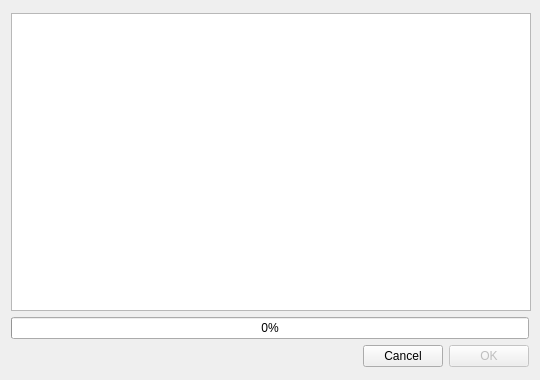
<?xml version="1.0" encoding="UTF-8"?>
<ui version="4.0">
 <class>createNewKeys</class>
 <widget class="QDialog" name="createNewKeys">
  <property name="geometry">
   <rect>
    <x>0</x>
    <y>0</y>
    <width>540</width>
    <height>380</height>
   </rect>
  </property>
  <property name="sizePolicy">
   <sizepolicy hsizetype="Fixed" vsizetype="Fixed">
    <horstretch>0</horstretch>
    <verstretch>0</verstretch>
   </sizepolicy>
  </property>
  <property name="minimumSize">
   <size>
    <width>540</width>
    <height>380</height>
   </size>
  </property>
  <property name="maximumSize">
   <size>
    <width>540</width>
    <height>380</height>
   </size>
  </property>
  <property name="windowTitle">
   <string>Dialog</string>
  </property>
  <layout class="QGridLayout" name="gridLayout_2">
   <item row="0" column="0">
    <layout class="QGridLayout" name="gridLayout">
     <item row="3" column="0">
      <widget class="QDialogButtonBox" name="buttonBox_2">
       <property name="sizePolicy">
        <sizepolicy hsizetype="Expanding" vsizetype="Fixed">
         <horstretch>0</horstretch>
         <verstretch>0</verstretch>
        </sizepolicy>
       </property>
       <property name="standardButtons">
        <set>QDialogButtonBox::Cancel</set>
       </property>
      </widget>
     </item>
     <item row="3" column="1">
      <widget class="QDialogButtonBox" name="okButtonBox">
       <property name="enabled">
        <bool>false</bool>
       </property>
       <property name="sizePolicy">
        <sizepolicy hsizetype="Fixed" vsizetype="Fixed">
         <horstretch>0</horstretch>
         <verstretch>0</verstretch>
        </sizepolicy>
       </property>
       <property name="orientation">
        <enum>Qt::Horizontal</enum>
       </property>
       <property name="standardButtons">
        <set>QDialogButtonBox::Ok</set>
       </property>
      </widget>
     </item>
     <item row="0" column="0" colspan="2">
      <widget class="QGraphicsView" name="graphicsView">
       <property name="sizePolicy">
        <sizepolicy hsizetype="Fixed" vsizetype="Fixed">
         <horstretch>0</horstretch>
         <verstretch>0</verstretch>
        </sizepolicy>
       </property>
       <property name="minimumSize">
        <size>
         <width>520</width>
         <height>298</height>
        </size>
       </property>
       <property name="maximumSize">
        <size>
         <width>529</width>
         <height>298</height>
        </size>
       </property>
       <property name="mouseTracking">
        <bool>false</bool>
       </property>
      </widget>
     </item>
     <item row="1" column="0" colspan="2">
      <widget class="QProgressBar" name="progressBar">
       <property name="sizePolicy">
        <sizepolicy hsizetype="Expanding" vsizetype="Fixed">
         <horstretch>0</horstretch>
         <verstretch>0</verstretch>
        </sizepolicy>
       </property>
       <property name="value">
        <number>0</number>
       </property>
      </widget>
     </item>
    </layout>
   </item>
  </layout>
 </widget>
 <resources/>
 <connections>
  <connection>
   <sender>okButtonBox</sender>
   <signal>accepted()</signal>
   <receiver>createNewKeys</receiver>
   <slot>accept()</slot>
   <hints>
    <hint type="sourcelabel">
     <x>529</x>
     <y>369</y>
    </hint>
    <hint type="destinationlabel">
     <x>157</x>
     <y>274</y>
    </hint>
   </hints>
  </connection>
  <connection>
   <sender>okButtonBox</sender>
   <signal>rejected()</signal>
   <receiver>createNewKeys</receiver>
   <slot>reject()</slot>
   <hints>
    <hint type="sourcelabel">
     <x>529</x>
     <y>369</y>
    </hint>
    <hint type="destinationlabel">
     <x>286</x>
     <y>274</y>
    </hint>
   </hints>
  </connection>
 </connections>
</ui>
